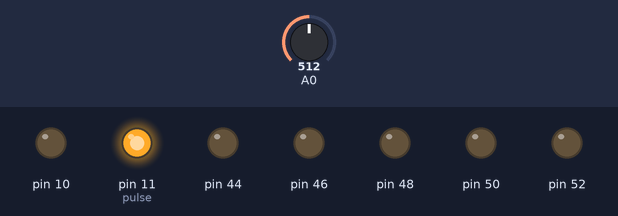
This sketch was run on a simulated Arduino Mega 2560, built with avr-gcc and run on an emulated ATmega2560. Parts: output pins drawn as LEDs (lit = HIGH). Inputs (shaded band) come from the test bench; at power-on: A0 = 512. Pins used as bus, display or sensor lines are not drawn; what the sketch prints to the serial monitor is not drawn.

Above: at 7.2 s.
7.3 s: A0 set to 987
10.3 s: A0 set to 1010
Timing chart, 0 to 13.3 s (numbered marks = the images above; inputs shaded):
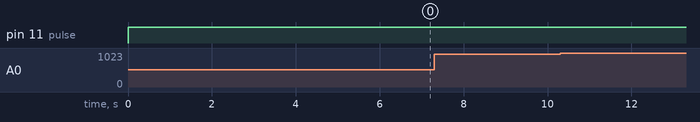

The sketch:

HC4067.ino
```cpp
int col_en[2] = {43, 45};
int col_s[4] = {2, 3, 4, 5};

int pulse = 11;
int row_en[4] = {47, 49, 51, 53};
int row_s[4] = {6, 7, 8, 9};

void setup() {
  // put your setup code here, to run once:
  for (int i = 2; i < 12; i++) {
    pinMode(i, OUTPUT);
    digitalWrite(i,LOW);
  }
  for (int i = 43; i < 54; i++) {
    pinMode(i, OUTPUT);
    digitalWrite(i,LOW);
  }
  Serial.begin(115200);
}


void loop() {
  // put your main code here, to run repeatedly:
  for (int i = 0; i<32; i++) {
    RowSelect(i);
    for (int j = 0; j <32 ; j++) {
      ColSelect(j);

      digitalWrite(pulse, HIGH);
      int data = analogRead(A0);
      //delay(1000);

      //digitalWrite(pulse, LOW);

      Serial.print(data);
      Serial.print(' ');
    }
    Serial.println(' ');
  }
  Serial.println(' ');
  Serial.println(' ');
  Serial.println(' ');
  Serial.println(' ');
}

void ColSelect(int ch_num) {
  if (ch_num < 16) {
    digitalWrite(col_en[0], LOW);
    digitalWrite(col_en[1], HIGH);
  }
  if (ch_num > 15) {
    digitalWrite(col_en[0], HIGH);
    digitalWrite(col_en[1], LOW);
  }


  for (int i = 0; i < 4; i++) {
    digitalWrite(col_s[i], bitRead(ch_num, i));
  }
}

void RowSelect(int ch_num) {
  if (ch_num < 16) {
    digitalWrite(row_en[0], LOW);
    digitalWrite(row_en[1], HIGH);
    digitalWrite(row_en[2], HIGH);
    digitalWrite(row_en[3], HIGH);
  }
  if (ch_num > 15 && ch_num < 32) {
    digitalWrite(row_en[0], HIGH);
    digitalWrite(row_en[1], LOW);
    digitalWrite(row_en[2], HIGH);
    digitalWrite(row_en[3], HIGH);
  }
  if (ch_num > 31 && ch_num < 48) {
    digitalWrite(row_en[0], HIGH);
    digitalWrite(row_en[1], HIGH);
    digitalWrite(row_en[2], LOW);
    digitalWrite(row_en[3], HIGH);
  }
  if (ch_num > 47 && ch_num < 64) {
    digitalWrite(row_en[0], HIGH);
    digitalWrite(row_en[1], HIGH);
    digitalWrite(row_en[2], HIGH);
    digitalWrite(row_en[3], LOW);
  }

  for (int i = 0; i < 4; i++) {
    digitalWrite(row_s[i], bitRead(ch_num, i));
  }
}
```

Measured:
- after the input at 7.3 s, every drawn part: stays the same
- after the input at 10.3 s, every drawn part: stays the same
